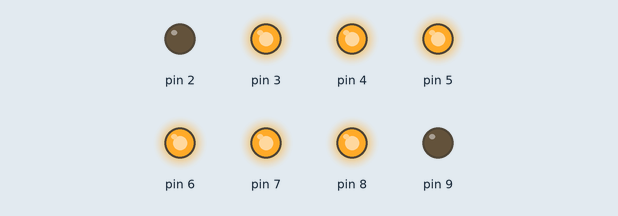
Recording of a sketch running on a simulated Arduino Uno, built with avr-gcc and run on an emulated ATmega328P. On the bench: output pins drawn as LEDs (lit = HIGH).

Above: at 0.5 s.
At 2.5 s:
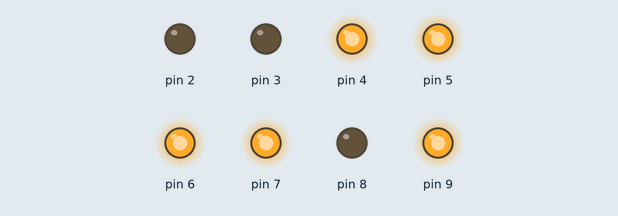
At 4.5 s:
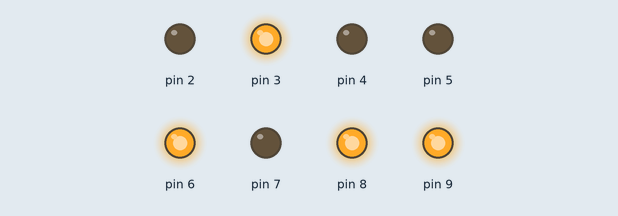
At 9.5 s:
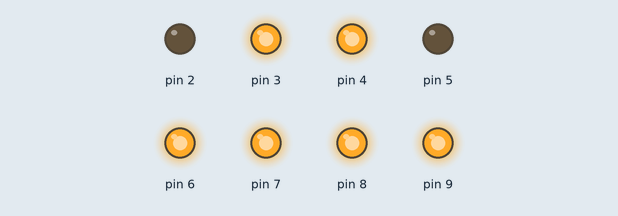
At 14.5 s:
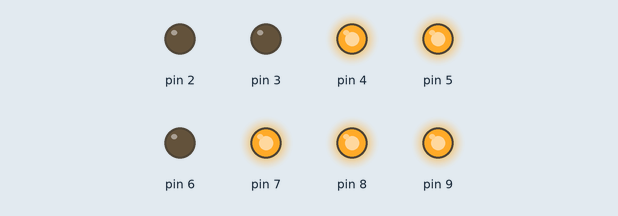
At 19.5 s:
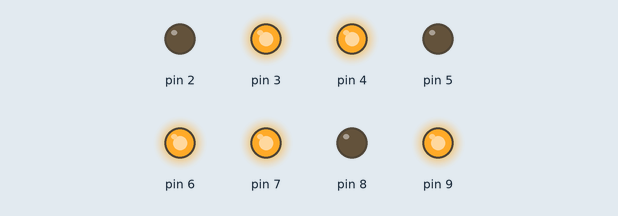
Timing chart, 0 to 20.8 s (numbered marks = the images above):
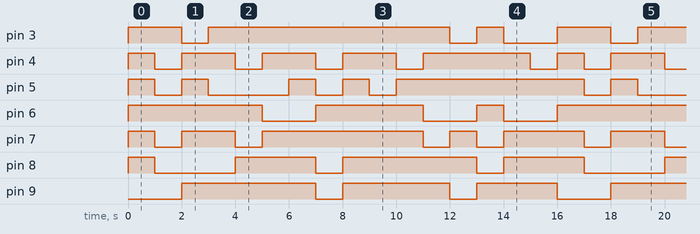

The sketch:

SevenSegLEDIncr.ino
```cpp
byte PDEC=0x1,PRDW=0x2,PDWN=0x4,PLDW=0x8,PRUP=0x10,PTOP=0x20,PLUP=0x40,PMID=0x80;
byte PCode[16]={
  PRDW|PDWN|PLDW|PRUP|PTOP|PLUP,
  PRDW|PRUP,
  PDWN|PLDW|PRUP|PTOP|PMID,
  PRDW|PDWN|PRUP|PTOP|PMID,
  PRDW|PRUP|PLUP|PMID,
  PRDW|PDWN|PTOP|PLUP|PMID,
  PRDW|PDWN|PLDW|PTOP|PLUP|PMID,
  PRDW|PRUP|PTOP,
  PRDW|PDWN|PLDW|PRUP|PTOP|PLUP|PMID,
  PRDW|PDWN|PRUP|PTOP|PLUP|PMID,
  PRDW|PLDW|PRUP|PTOP|PLUP|PMID,
  PRDW|PDWN|PLDW|PLUP|PMID,
  PDWN|PLDW|PTOP|PLUP,
  PRDW|PDWN|PLDW|PRUP|PMID,
  PDWN|PLDW|PTOP|PLUP|PMID,
  PLDW|PTOP|PLUP|PMID
};

int shiftC=2;

void setup() {
  // put your setup code here, to run once:
  for(int i=0;i<8;i++){
    pinMode(i+shiftC,OUTPUT);
  }
}

void LEDout(int val,int shf){
  byte tmp=1;
  for(int i=0;i<8;i++){
    if(PCode[val]&tmp){
      digitalWrite(i+shf,HIGH);
    }
    else{
      digitalWrite(i+shf,LOW);
    }
    tmp<<=1;
  }
}

int curId=0;
void loop() {
  // put your main code here, to run repeatedly:
  LEDout(curId++,shiftC);
  curId&=0xf;
  delay(1000);
}
```

Measured:
- by itself, pin 3: repeats every 16.0 s: LOW 1.0 s, HIGH 9.0 s, LOW 1.0 s, HIGH 1.0 s, LOW 2.0 s, HIGH 2.0 s
- by itself, pin 4: repeats every 16.0 s: 3 × (LOW 1.0 s, HIGH 2.0 s), LOW 1.0 s, HIGH 4.0 s, LOW 1.0 s, HIGH 1.0 s
- by itself, pin 5: repeats every 16.0 s: LOW 1.0 s, HIGH 1.0 s, LOW 3.0 s, 2 × (HIGH 1.0 s, LOW 1.0 s), HIGH 7.0 s
- by itself, pin 6: repeats every 16.0 s: LOW 2.0 s, HIGH 4.0 s, LOW 2.0 s, HIGH 1.0 s, LOW 2.0 s, HIGH 5.0 s
- by itself, pin 7: repeats every 16.0 s: LOW 1.0 s, HIGH 2.0 s, LOW 1.0 s, HIGH 6.0 s, LOW 1.0 s, HIGH 1.0 s, LOW 1.0 s, HIGH 3.0 s
- by itself, pin 8: repeats every 16.0 s: LOW 3.0 s, HIGH 3.0 s, LOW 1.0 s, HIGH 5.0 s, LOW 1.0 s, HIGH 3.0 s
- by itself, pin 9: repeats every 16.0 s: LOW 1.0 s, HIGH 4.0 s, LOW 1.0 s, HIGH 3.0 s, LOW 2.0 s, HIGH 5.0 s
